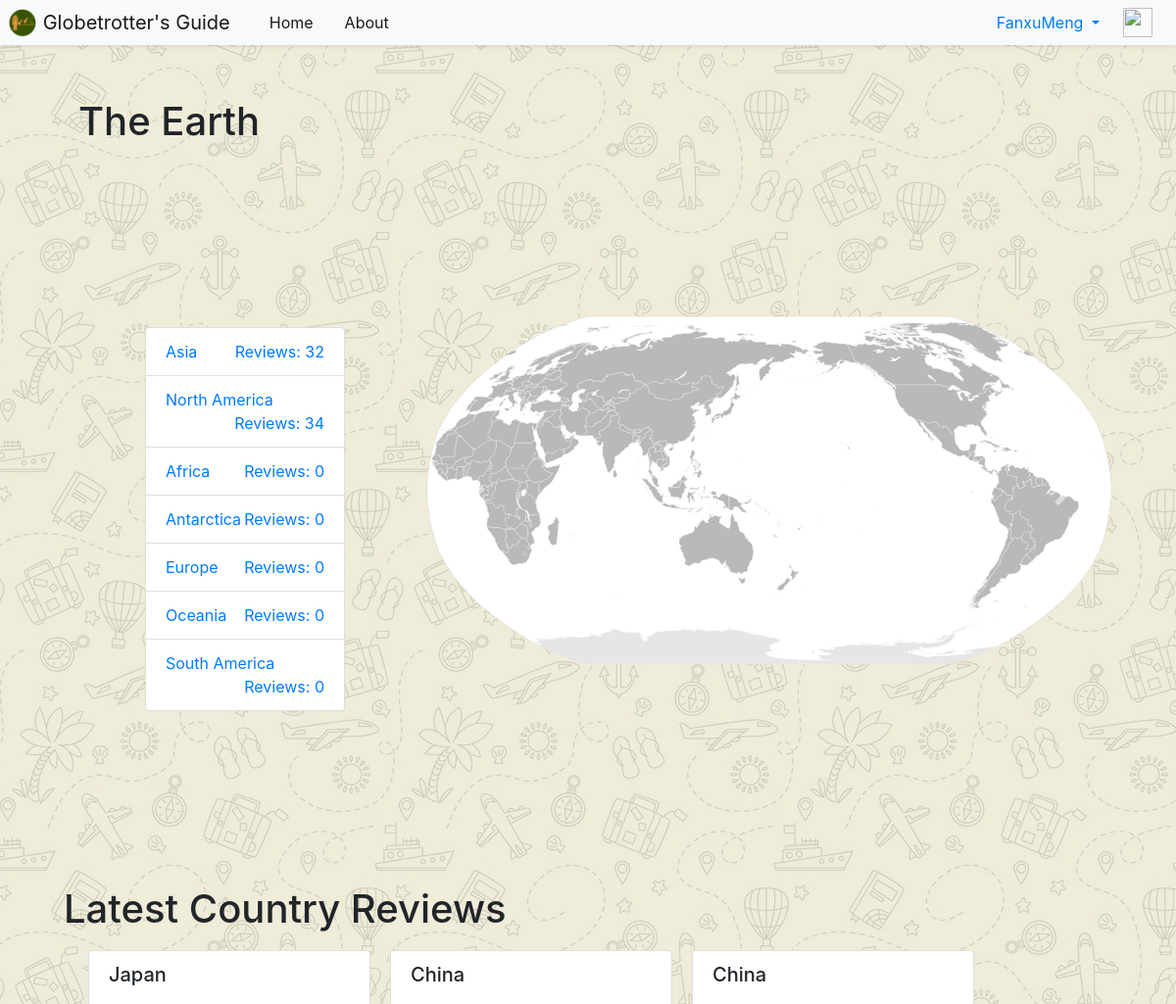
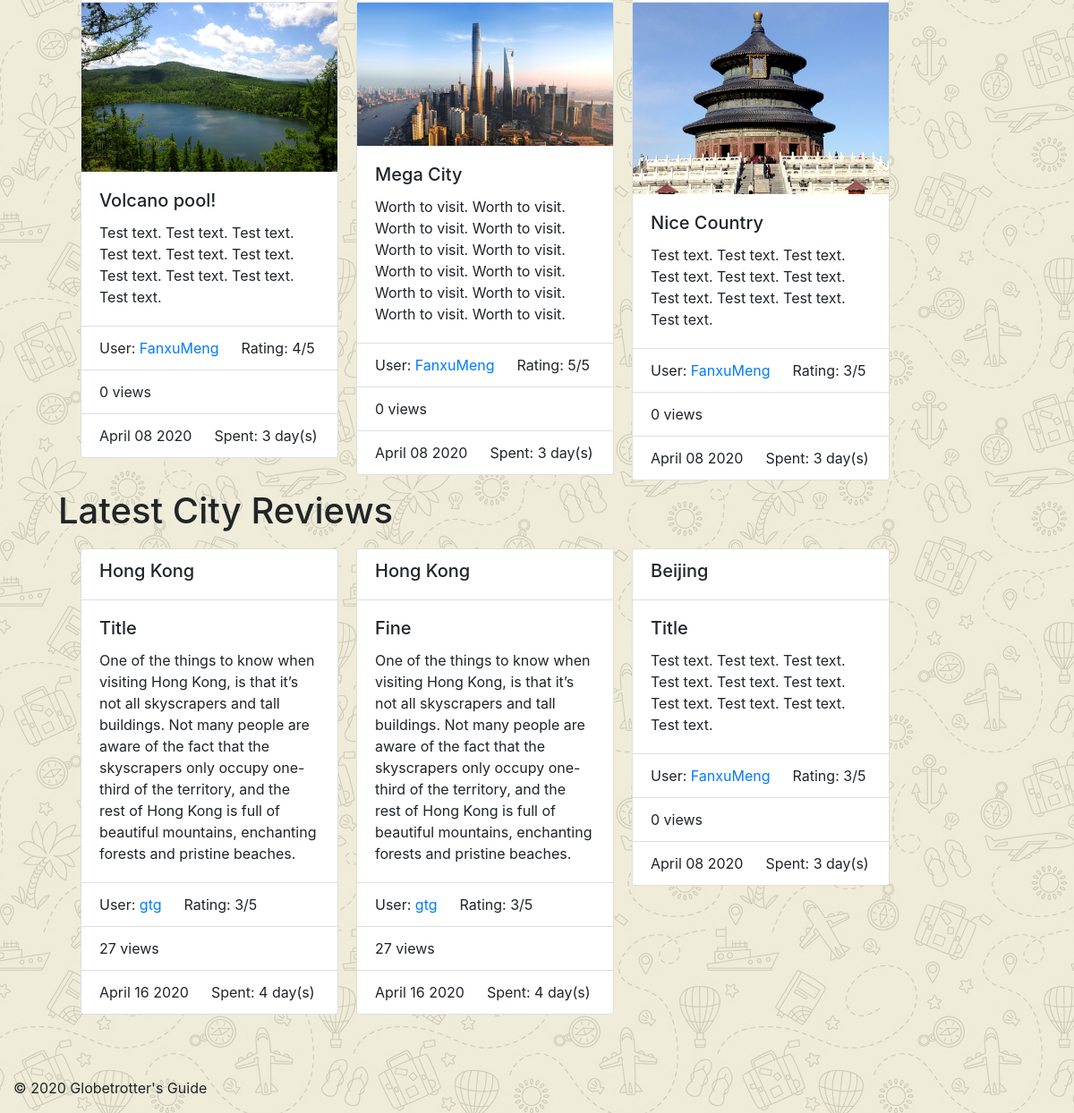
The app's page /GlobetrottersGuide/ (signed in) with its own data (2 pictures, top to bottom).
### GlobetrottersGuide/models.py (models this page shows, shortened)
class Continent(models.Model):
    NAME_MAX_LENGTH = 128
    name = models.CharField(max_length=128, unique=True)
    likes = models.IntegerField(default=0)
    views = models.IntegerField(default=0)
    slug = models.SlugField(unique=True)
    reviewNum = 0

class countryReview(models.Model):
    TEXT_MAX_LENGTH = 2000
    RATING_CHOICES = (
        (1, '1'),
        (2, '2'),
        (3, '3'),
        (4, '4'),
        (5, '5'),
    )
    user = models.ForeignKey(User, on_delete=models.CASCADE)
    belong_country = models.ForeignKey(Country, on_delete=models.CASCADE)
    publish_date = models.DateTimeField('date published')
    views = models.IntegerField(default=0)
    likes = models.IntegerField(default=0)
    timeSpent = models.DurationField(blank=False)
    image = models.ImageField(upload_to='review_images', blank=True)
    title = models.CharField(max_length=128, default='Title')
    text = models.TextField(max_length=2000, blank=False)
    rating = models.IntegerField(choices=RATING_CHOICES)

class Country(models.Model):
    NAME_MAX_LENGTH = 128
    continent = models.ForeignKey(Continent, on_delete=models.CASCADE)
    name = models.CharField(max_length=128, unique=True)
    views = models.IntegerField(default=0)
    likes = models.IntegerField(default=0)
    flag = models.ImageField(upload_to='flags',blank=True)
    slug = models.SlugField(unique=True)
    reviewNum = 0
    def getContinentSlug(self):
        return self.continent.slug
    class Meta:
        verbose_name_plural = 'Countries'

class cityReview(models.Model):
    TEXT_MAX_LENGTH = 2000
    RATING_CHOICES = (
        (1, '1'),
        (2, '2'),
        (3, '3'),
        (4, '4'),
        (5, '5'),
    )
    user = models.ForeignKey(User, on_delete=models.CASCADE)
    belong_city = models.ForeignKey(City, on_delete=models.CASCADE)
    publish_date = models.DateTimeField('date published')
    views = models.IntegerField(default=0)
    likes = models.IntegerField(default=0)
    timeSpent = models.DurationField(blank=False)
    image = models.ImageField(upload_to='review_images', blank=True)
    title = models.CharField(max_length=128, default='Title')
    text = models.TextField(max_length=2000, blank=False)
    rating = models.IntegerField(choices=RATING_CHOICES)

class City(models.Model):
    NAME_MAX_LENGTH = 128
    country = models.ForeignKey(Country, on_delete=models.CASCADE)
    name = models.CharField(max_length=128, unique=True)
    views = models.IntegerField(default=0)
    likes = models.IntegerField(default=0)
    slug = models.SlugField(unique=True)
    reviewNum = 0
    def getCountry(self):
        return self.country
    class Meta:
        verbose_name_plural = 'Cities'

### GlobetrottersGuide/views.py (the view)
# urls.py: path('',views.home, name='HomePage'),
def home(request):
    context_dict = {}
    try:
        continent_list = Continent.objects.order_by('-likes')
        country_review_list = countryReview.objects.order_by('-publish_date')[:3]
        city_review_list = cityReview.objects.order_by('-publish_date')[:3]
        context_dict['continents'] = continent_list
        context_dict['country_reviews'] = country_review_list
        context_dict['city_reviews'] = city_review_list
        for continent in continent_list:
            continent.reviewNum = getContinentReviewNum(continent.slug)
    except Continent.DoesNotExist:
        context_dict['continents'] = None
        context_dict['country_reviews'] = None
        context_dict['city_reviews'] = None
    return render(request, 'GlobetrottersGuide/home.html', context=context_dict)

### GlobetrottersGuide/views.py (called while the page is built)
def getContinentReviewNum(continent_slug):
    count = 0
    for review in cityReview.objects.all():
        if review.belong_city.getCountry().getContinentSlug() == continent_slug:
            count+=1
    for review in countryReview.objects.all():
        if review.belong_country.getContinentSlug() == continent_slug:
            count+=1
    return count

### templates/GlobetrottersGuide/home.html (shortened to what this page needs)
<!DOCTYPE html>
{% extends 'GlobetrottersGuide/base.html' %}
{% load staticfiles %}
{% load gtg_template_tags %}
{%block title_block %}
    <h1>The Earth</h1>
{% endblock %}
{% block body_block %}
    <div class="row">
        <div class="col">
            <ul class="list-group" style="margin:178px auto 178px auto;width:60%">
                {% if continents %}
                    {% for continent in continents %}
                    <li class="list-group-item">
                        <a href="{% url 'GlobetrottersGuide:continent' continent.slug %}">{{ continent.name }}<span style="float:right">Reviews: {{ continent.reviewNum }}</span>
                        </a>
                    </li>
                    {% endfor %}
                {% else %}
                    <li class="list-group-item">There is no continent in database.</li>
                {% endif %}
            </ul>
        </div>
        <div id="carouselExampleControls" class="carousel slide" data-ride="carousel" style="width:700px;height:700px;">
            <div class="carousel-inner">
                <div class="carousel-item active">
                  <img src="{% static 'continent/worldmap-1.png' %}" class="d-block w-100" alt="">
                </div>
            </div>
              <a class="carousel-control-prev" href="#carouselExampleControls" role="button" data-slide="prev">
                <span class="carousel-control-prev-icon" aria-hidden="true"></span>
              </a>
              <a class="carousel-control-next" href="#carouselExampleControls" role="button" data-slide="next">
                <span class="carousel-control-next-icon" aria-hidden="true"></span>
              </a>
        </div>
    </div>
    <div class="row" style="width:100%;">
    <h1>Latest Country Reviews</h1>
    </div>
    {% if country_reviews or city_reviews %}
    {% for review in country_reviews %}
        <div class="card" style="width: 18rem;margin:10px;float:left;">
            <ul class="list-group list-group-flush">
                <li class="list-group-item">
                    <h5>{{ review.belong_country.name }}</h5>
                </li>
            </ul>
            {% if review.image %}
            <img src="{{ review.image.url }}" class="card-img-top" alt="No Image">
            {% endif %}
            <div class="card-body">
                <h5 class="card-title">{{ review.title }}</h5>
                <p class="card-text">{{ review.text }}</p>
            </div>
            <ul class="list-group list-group-flush">
                <li class="list-group-item">
                    User:
                    <a href="{% url 'GlobetrottersGuide:UserProfile' review.user.username %}">{{ review.user.username }}</a>
                    &emsp; Rating: {{ review.rating }}/5
                </li>
                <li class="list-group-item">{{ review.views }} views</li>
                <li class="list-group-item">{{ review.publish_date | date:"F d Y" }} &emsp; Spent: {{ review.timeSpent.days }} day(s)</li>
            </ul>
        </div>
    {% endfor %}
    {% else %}
    <p style="float:left;margin:10px"><h2>No one has reviewed any country yet.</h2></p>
    {% endif %}
    <div class="row" style="width:100%;">
    <h1>Latest City Reviews</h1>
    </div>
    {% if city_reviews %}
        {% for review in city_reviews %}
        <div class="card" style="width: 18rem;margin:10px;float:left;">
            <ul class="list-group list-group-flush">
                <li class="list-group-item">
                    <h5>{{ review.belong_city.name }}</h5>
                </li>
            </ul>
            <div class="card-body">
                <h5 class="card-title">{{ review.title }}</h5>
                <p class="card-text">{{ review.text }}</p>
            </div>
            <ul class="list-group list-group-flush">
                <li class="list-group-item">
                    User:
                    <a href="{% url 'GlobetrottersGuide:UserProfile' review.user.username %}">{{ review.user.username }}</a>
                    &emsp; Rating: {{ review.rating }}/5
                </li>
                <li class="list-group-item">{{ review.views }} views &emsp; </li>
                <li class="list-group-item">{{ review.publish_date | date:"F d Y" }} &emsp; Spent: {{ review.timeSpent.days }} day(s)</li>
            </ul>
        </div>
    {% endfor %}
    {% else %}
        <p style="float:left;margin:10px"><h2>No one has reviewed any city yet.</h2></p>
    {% endif %}
{% endblock %}

### templates/GlobetrottersGuide/base.html (shortened to what this page needs)
<!DOCTYPE html>
{% load staticfiles %}
{% load gtg_template_tags %}
<html lang="en">
    <head>
    <link href="https://getbootstrap.com/docs/4.2/dist/css/bootstrap.min.css" rel="stylesheet">
    <link href="{%  static 'css/base-style.css' %}" rel="stylesheet">
    </head>
    <body>
        <header>
            <nav class="navbar navbar-expand-md navbar-light fixed-top bg-light p-0 shadow-sm">
                <a class="navbar-brand p-2" href="{% url 'GlobetrottersGuide:HomePage' %}">
                    <img src="{% static 'images/gtg_logo.ico' %}" width="30" height="30" class="d-inline-block align-top" alt="">
                    Globetrotter's Guide
                </a>
                    <div class="collapse navbar-collapse" id="navbarNavDropdown">
                        <ul class="navbar-nav mr-auto">
                            <li class="nav-item active"><a class="nav-link" style="padding:8px 16px 8px 16px;" href="{% url 'GlobetrottersGuide:HomePage' %}">Home</a></li>
                            <li class="nav-item active"><a class="nav-link" style="padding:8px 16px 8px 16px;" href="{% url 'GlobetrottersGuide:about' %}">About</a></li>
                        </ul>
                        {% if user.is_authenticated %}
                            <ul class="nav-item dropdown" style="margin:0;padding:0;">
                                <a class="nav-link dropdown-toggle" href="#" data-toggle="dropdown"
                                   aria-labelledby="navbarDropdownMenuLink" role="button">{{ user.username }}
                                </a>
                            </ul>
                            <a class="navbar-brand p-2" href="{% url 'GlobetrottersGuide:UserProfile' user.username %}">
                            <img src="{{ userProfile.picture.url }}" width="30" height="30" class="d-inline-block align-top" alt="">
                            </a>
                        {% else %}
                            <div style="position:relative; right:50px">
                            <a class="btn btn-outline-success" href="{% url 'auth_login' %}" style="margin:10px 0px 10px 70px" >Login</a>
                            <a class="btn btn-outline-primary" href="{% url 'registration_register' %}" style="margin: 10px 20px 10px 0px;" >Sign up</a>
                            </div>
                        {% endif %}
                    </div>
            </nav>
        </header>
        <div class="container-fluid">
            <div class="row" style="margin: 100px 50px 100px 50px;">
                <main role="main" class="col-md">
                    {% block title_block %}{% endblock %}
                    {% block body_block %}{% endblock %}
                </main>
            </div>
        </div>
        <div>
            <footer class="container" style="position:fixed;bottom:0"><p>&copy; 2020 Globetrotter's Guide </p></footer>
        </div>
    </body>
</html>

### static/css/base-style.css (style rules this page uses)
body { background-image: url("background-bwy.png"); background-color: #cccccc; }

### records on screen
Continent: name "Asia", reviewNum "32"
Continent: name "North America", reviewNum "34"
Continent: name "Africa", reviewNum "0"
Continent: name "Antarctica", reviewNum "0"
Continent: name "Europe", reviewNum "0"
Continent: name "Oceania", reviewNum "0"
Continent: name "South America", reviewNum "0"
countryReview: belong_country.name "Japan", image (picture), title "Volcano pool!", text "Test text. Test text. Test text. Test text. Test text. Test text. Test text. Test text. Test text. Test text.", user.username "FanxuMeng", rating "4", views "0", publish_date "April 08 2020", timeSpent.days "3"
countryReview: belong_country.name "China", image (picture), title "Mega City", text "Worth to visit. Worth to visit. Worth to visit. Worth to visit. Worth to visit. Worth to visit. Worth to visit. Worth to visit. Worth to visit. Worth to visit. Worth to visit. Worth to visit.", user.username "FanxuMeng", rating "5", views "0", publish_date "April 08 2020", timeSpent.days "3"
countryReview: belong_country.name "China", image (picture), title "Nice Country", text "Test text. Test text. Test text. Test text. Test text. Test text. Test text. Test text. Test text. Test text.", user.username "FanxuMeng", rating "3", views "0", publish_date "April 08 2020", timeSpent.days "3"
cityReview: belong_city.name "Hong Kong", title "Title", text "One of the things to know when visiting Hong Kong, is that it’s not all skyscrapers and tall buildings. Not many people are aware of the fact that the skyscrapers only occupy one-third of the territory, and the rest of Hong Kong is full of beautiful mountains, enchanting forests and pristine beaches.", user.username "gtg", rating "3", views "27", publish_date "April 16 2020", timeSpent.days "4"
cityReview: belong_city.name "Hong Kong", title "Fine", text "One of the things to know when visiting Hong Kong, is that it’s not all skyscrapers and tall buildings. Not many people are aware of the fact that the skyscrapers only occupy one-third of the territory, and the rest of Hong Kong is full of beautiful mountains, enchanting forests and pristine beaches.", user.username "gtg", rating "3", views "27", publish_date "April 16 2020", timeSpent.days "4"
cityReview: belong_city.name "Beijing", title "Title", text "Test text. Test text. Test text. Test text. Test text. Test text. Test text. Test text. Test text. Test text.", user.username "FanxuMeng", rating "3", views "0", publish_date "April 08 2020", timeSpent.days "3"

### other values on screen
{{ user.username }} "FanxuMeng"
